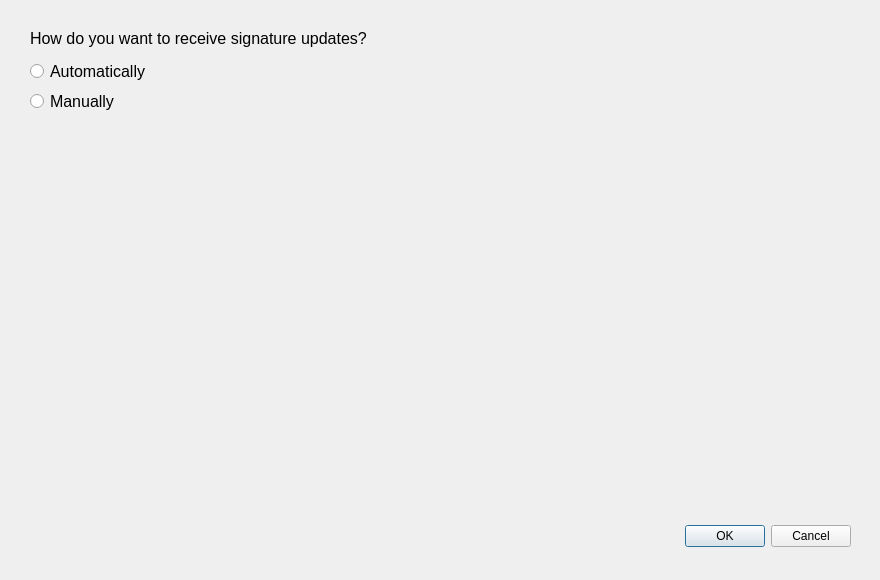
<?xml version="1.0" encoding="UTF-8"?>
<ui version="4.0">
 <class>UpdateAssistant</class>
 <widget class="QDialog" name="UpdateAssistant">
  <property name="geometry">
   <rect>
    <x>0</x>
    <y>0</y>
    <width>880</width>
    <height>580</height>
   </rect>
  </property>
  <property name="windowTitle">
   <string>Dialog</string>
  </property>
  <widget class="QDialogButtonBox" name="buttonBox">
   <property name="geometry">
    <rect>
     <x>510</x>
     <y>520</y>
     <width>341</width>
     <height>32</height>
    </rect>
   </property>
   <property name="orientation">
    <enum>Qt::Horizontal</enum>
   </property>
   <property name="standardButtons">
    <set>QDialogButtonBox::Cancel|QDialogButtonBox::Ok</set>
   </property>
  </widget>
  <widget class="QLabel" name="label">
   <property name="geometry">
    <rect>
     <x>30</x>
     <y>30</y>
     <width>371</width>
     <height>17</height>
    </rect>
   </property>
   <property name="font">
    <font>
     <pointsize>12</pointsize>
    </font>
   </property>
   <property name="text">
    <string>How do you want to receive signature updates?</string>
   </property>
  </widget>
  <widget class="QRadioButton" name="radioButton">
   <property name="geometry">
    <rect>
     <x>30</x>
     <y>60</y>
     <width>131</width>
     <height>23</height>
    </rect>
   </property>
   <property name="font">
    <font>
     <pointsize>12</pointsize>
    </font>
   </property>
   <property name="text">
    <string>Automatically</string>
   </property>
  </widget>
  <widget class="QRadioButton" name="radioButton_2">
   <property name="geometry">
    <rect>
     <x>30</x>
     <y>90</y>
     <width>131</width>
     <height>23</height>
    </rect>
   </property>
   <property name="font">
    <font>
     <pointsize>12</pointsize>
    </font>
   </property>
   <property name="text">
    <string>Manually</string>
   </property>
  </widget>
 </widget>
 <resources/>
 <connections>
  <connection>
   <sender>buttonBox</sender>
   <signal>accepted()</signal>
   <receiver>UpdateAssistant</receiver>
   <slot>accept()</slot>
   <hints>
    <hint type="sourcelabel">
     <x>248</x>
     <y>254</y>
    </hint>
    <hint type="destinationlabel">
     <x>157</x>
     <y>274</y>
    </hint>
   </hints>
  </connection>
  <connection>
   <sender>buttonBox</sender>
   <signal>rejected()</signal>
   <receiver>UpdateAssistant</receiver>
   <slot>reject()</slot>
   <hints>
    <hint type="sourcelabel">
     <x>316</x>
     <y>260</y>
    </hint>
    <hint type="destinationlabel">
     <x>286</x>
     <y>274</y>
    </hint>
   </hints>
  </connection>
 </connections>
</ui>
